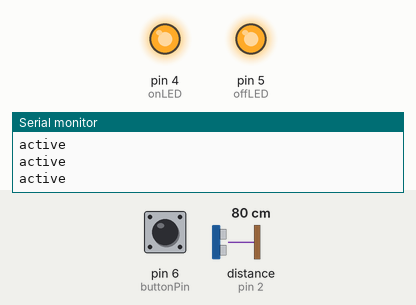
This sketch was run on a simulated Arduino Uno, built with avr-gcc and run on an emulated ATmega328P. Parts: output pins drawn as LEDs (lit = HIGH), the last lines printed to the serial monitor. Wiring (inferred from the names in the program): ultrasonic range finder: trigger pin 3; echo pin 2. The test bench sets the inputs (shaded band); at power-on: pin 6 (buttonPin) LOW, distance to the obstacle (sensor on pin 2) 80 cm. The echo pulse lasts 58.3 µs per cm; pins used as bus, display or sensor lines are not drawn.

Above: at 1.2 s.
1.3 s: pin 6 (buttonPin) pulled HIGH for 0.15 s
At 2.5 s:
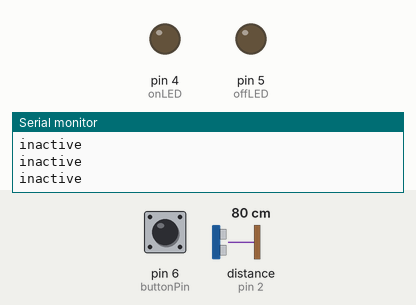
2.9 s: pin 6 (buttonPin) pulled HIGH for 1 s
At 3.7 s:
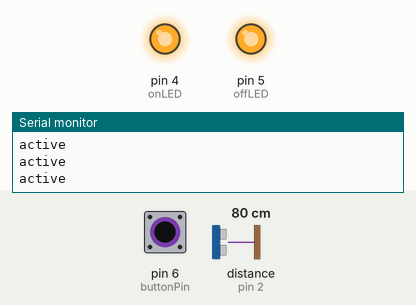
5.4 s: distance to the obstacle (sensor on pin 2) set to 8 cm
6.9 s: distance to the obstacle (sensor on pin 2) set to 5 cm
At 7.7 s:
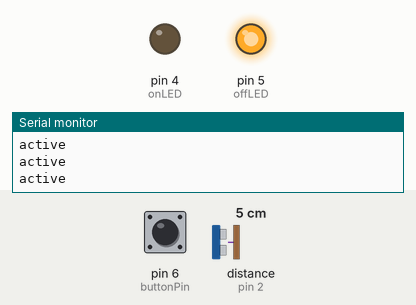
9.9 s: distance to the obstacle (sensor on pin 2) set to 9 cm
At 11.3 s:
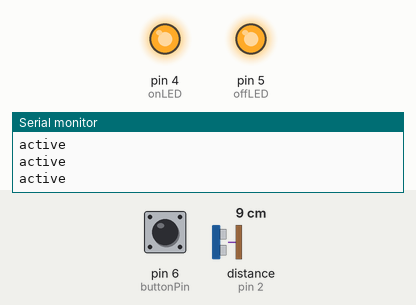
12.9 s: pin 6 (buttonPin) pulsed HIGH 2 times (0.12 s each, 0.3 s apart)
At 13.06 s:
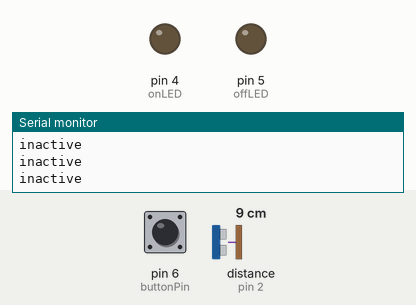
Timing chart, 0 to 15.9 s (numbered marks = the images above; inputs shaded):
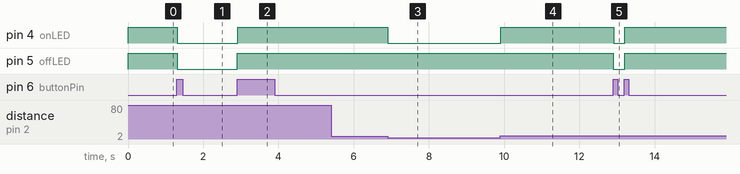

The sketch:

Simple_Alarm.ino
```cpp
#define echoPin 2 // attach pin D2 Arduino to pin Echo of HC-SR04
#define trigPin 3 //attach pin D3 Arduino to pin Trig of HC-SR04
#define onLED 4
#define offLED 5
#define buttonPin 6

// defines variables
long duration; // variable for the duration of sound wave travel
int distance; // variable for the distance measurement
int buttonState = 0;

int state = HIGH;      // the current state of the output pin
int reading;           // the current reading from the input pin
int previous = LOW;    // the previous reading from the input pin

long time = 0;         // the last time the output pin was toggled
long debounce = 200;   // the debounce time, increase if the output flickers


void setup() {
  pinMode(trigPin, OUTPUT); // Sets the trigPin as an OUTPUT
  pinMode(echoPin, INPUT); // Sets the echoPin as an INPUT

  // LED
  pinMode(onLED, OUTPUT);
  pinMode(offLED, OUTPUT);

  pinMode(buttonPin, INPUT);

  Serial.begin(9600); // // Serial Communication is starting with 9600 of baudrate speed
  Serial.println("Alarm er tændt"); // print some text in Serial Monitor
}
void loop() {
  // Clears the trigPin condition
  digitalWrite(trigPin, LOW);
  delayMicroseconds(2);
  // Sets the trigPin HIGH (ACTIVE) for 10 microseconds
  digitalWrite(trigPin, HIGH);
  delayMicroseconds(10);
  digitalWrite(trigPin, LOW);
  // Reads the echoPin, returns the sound wave travel time in microseconds
  duration = pulseIn(echoPin, HIGH);
  // Calculating the distance
  distance = duration * 0.034 / 2; // Speed of sound wave divided by 2 (go and back)
  // Displays the distance on the Serial Monitor
  // Serial.print("Distance: ");
  // Serial.print(distance);
  // Serial.println(" cm");

  if(distance > 5 && state) {
    digitalWrite(onLED, HIGH);   // turn the LED on (HIGH is the voltage level)

    // Serial.println("hyl");
    }
   else {
     digitalWrite(onLED, LOW);   // turn the LED on (HIGH is the voltage level)

     // Serial.println("stop");

    }

  reading = digitalRead(buttonPin);

  // if the input just went from LOW and HIGH and we've waited long enough
  // to ignore any noise on the circuit, toggle the output pin and remember
  // the time
  if (reading == HIGH && previous == LOW && millis() - time > debounce) {
    if (state == HIGH)
      state = LOW;
    else
      state = HIGH;

    time = millis();
  }

     if(state) {
      digitalWrite(offLED, HIGH);
      Serial.println("active");
     }
     else {
      digitalWrite(offLED, LOW);
      Serial.println("inactive");
     }

  previous = reading;

}
```

Measured:
- the behaviour switches between 7 and 6 cm on distance to the obstacle (sensor on pin 2) (found by bisection; images 2 and 3)
- after the input at 1.3 s, pin 4 (onLED), pin 5 (offLED): HIGH → LOW at once
- after the input at 2.9 s, pin 4 (onLED), pin 5 (offLED): LOW → HIGH at once
- after the input at 6.9 s, pin 4 (onLED): HIGH → LOW at once
- after the input at 9.9 s, pin 4 (onLED): LOW → HIGH at once
- after the input at 12.9 s, pin 4 (onLED), pin 5 (offLED): HIGH → LOW at once, → HIGH 0.30 s later
